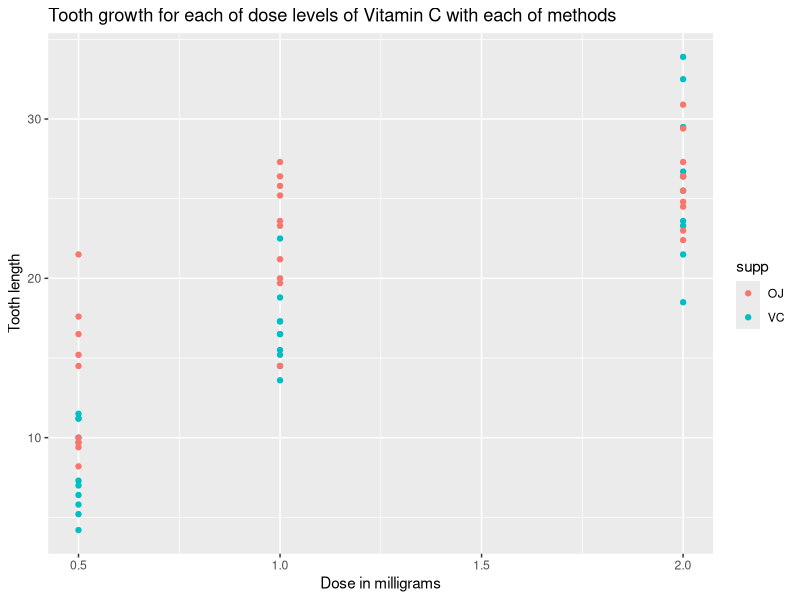
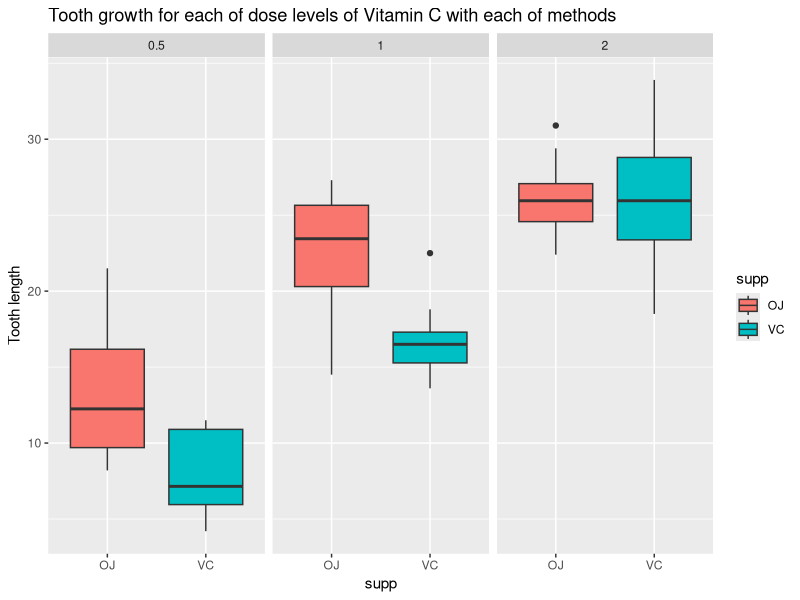

Source code (R) for these figures, in order: (Note: this script raises an error after producing the figures.)
## ---- chunk 1
library(datasets)
data(ToothGrowth)
head(ToothGrowth)
## ---- chunk 2
dim(ToothGrowth)
## ---- chunk 3
summary(ToothGrowth)
## ---- chunk 4
library(ggplot2)
ggplot(aes(x = dose, y = len), data = ToothGrowth) + 
geom_point(aes(color = supp)) +
labs(x = 'Dose in milligrams') +
labs(y = 'Tooth length') +
labs(title = 'Tooth growth for each of dose levels of Vitamin C with each of methods')
## ---- chunk 5
ggplot(aes(x = supp, y = len), data = ToothGrowth) +
geom_boxplot(aes(fill = supp)) + 
facet_wrap(~ dose) +
labs(y = 'Tooth length') +
labs(title = 'Tooth growth for each of dose levels of Vitamin C with each of methods')
## ---- chunk 6
ToothGrowth_05vs10 <- subset(ToothGrowth, dose %in% c(0.5, 1.0))
ToothGrowth_10vs20 <- subset(ToothGrowth, dose %in% c(1.0, 2.0))
## ---- chunk 7
t.test(len ~ dose, paired = FALSE, var.equal = FALSE, data = ToothGrowth_05vs10)
## ---- chunk 8
t.test(len ~ dose, paired = FALSE, var.equal = FALSE, data = ToothGrowth_10vs20)
## ---- chunk 9
ToothGrowth_05 <- subset(ToothGrowth, dose == 0.5)
ToothGrowth_10 <- subset(ToothGrowth, dose == 1.0)
ToothGrowth_20 <- subset(ToothGrowth, dose == 2.0)
## ---- chunk 10
t.test(len ~ supp, paired = FALSE, var.equal = FALSE, data = ToothGrowth_05)
## ---- chunk 11
t.test(len ~ supp, paired = FALSE, var.equal = FALSE, data = ToothGrowth_10)
## ---- chunk 12
t.test(len ~ supp, paired = FALSE, var.equal = FALSE, data = ToothGrowth_20)
